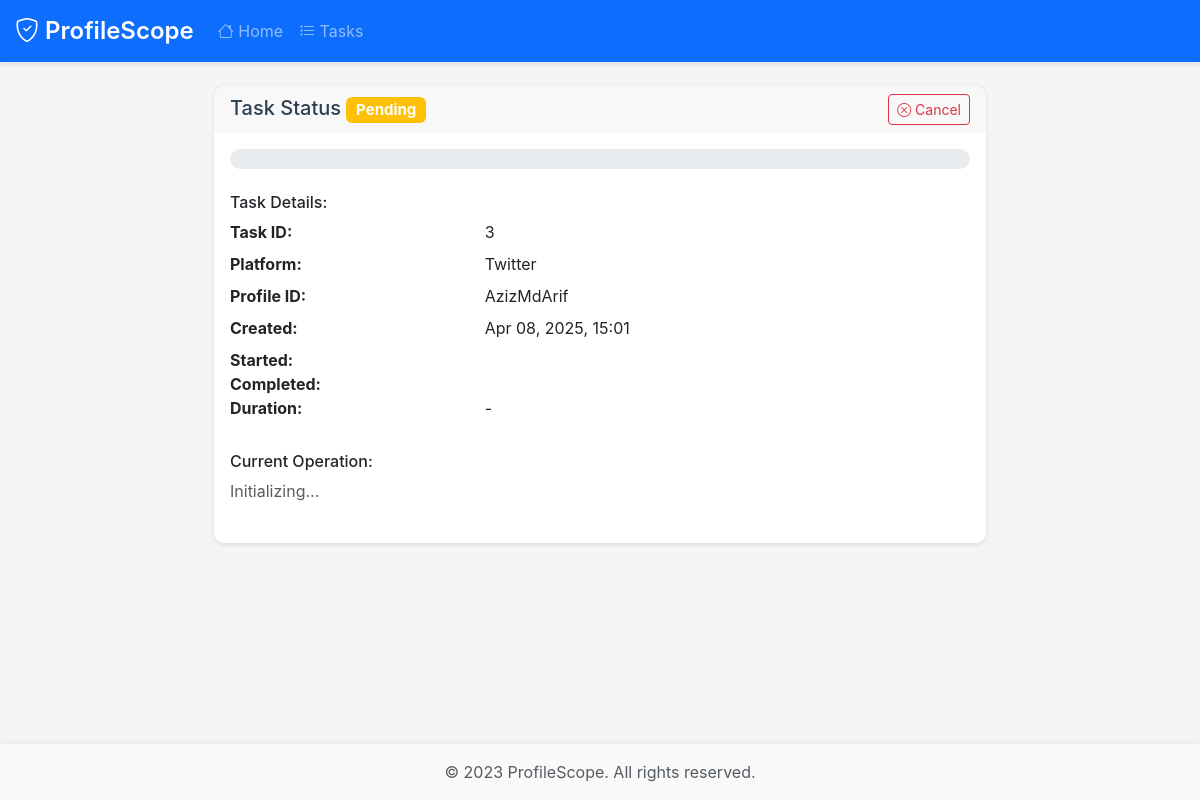
The app's page /tasks/3 with its own data.
### app/web/models/task.py (models this page shows, shortened)
class Task(db.Model):
    id = db.Column(db.Integer, primary_key=True)
    platform = db.Column(db.String(50), nullable=False)
    profile_id = db.Column(db.String(255), nullable=False)
    status = db.Column(db.Enum(TaskStatus), default=TaskStatus.PENDING)
    progress = db.Column(db.Integer, default=0)
    message = db.Column(db.String(255))
    result_path = db.Column(db.String(255))
    error = db.Column(db.Text)
    duration = db.Column(db.Float)
    created_at = db.Column(db.DateTime, default=datetime.utcnow)
    updated_at = db.Column(
        db.DateTime, default=datetime.utcnow, onupdate=datetime.utcnow
    )
    started_at = db.Column(db.DateTime)
    completed_at = db.Column(db.DateTime)

### app/web/routes/views.py (the view)
@views_bp.route("/tasks/<int:task_id>")
def task(task_id):
    task = Task.query.get_or_404(task_id)
    return render_template("task.html", task=task)

### app/web/filters.py (called while the page is built, shortened)
def format_datetime(value):
    if not value:
        return ""
    if isinstance(value, str):
        try:
            value = datetime.fromisoformat(value.replace("Z", "+00:00"))
        except ValueError:
            return value
    return value.strftime("%b %d, %Y, %H:%M")

def format_duration(seconds):
    if not seconds:
        return "-"

def status_badge(status):
    badges = {
        "pending": "warning",
        "processing": "primary",
        "completed": "success",
        "failed": "danger",
    }
    return badges.get(status, "secondary")

def status_badge_class(status_enum):
    if hasattr(status_enum, "value"):
        status = status_enum.value
    else:
        status = str(status_enum).lower()
    return f"bg-{status_badge(status)}"

### app/web/templates/task.html (shortened to what this page needs)
{% extends "base.html" %}
{% block content %}
<div class="container">
    <div class="row justify-content-center">
        <div class="col-md-8">
            <div class="card" id="taskContainer" data-task-id="{{ task.id }}" data-status="{{ task.status }}">
                <div class="card-header d-flex justify-content-between align-items-center">
                    <h5 class="card-title mb-0">
                        Task Status
                        <span class="badge {{ task.status|status_badge_class }}" id="taskStatus">
                            {{ task.status|title }}
                        </span>
                    </h5>
                    {% if task.status in ['pending', 'processing'] %}
                        <button class="btn btn-outline-danger btn-sm" id="cancelTask">
                            <i class="bi bi-x-circle"></i> Cancel
                        </button>
                    {% endif %}
                </div>
                <div class="card-body">
                    <div class="progress mb-4" style="height: 20px;">
                    </div>
                    <div class="mb-4">
                        <h6>Task Details:</h6>
                        <dl class="row">
                            <dt class="col-sm-4">Task ID:</dt>
                            <dd class="col-sm-8">{{ task.id }}</dd>
                            <dt class="col-sm-4">Platform:</dt>
                            <dd class="col-sm-8">{{ task.platform|title }}</dd>
                            <dt class="col-sm-4">Profile ID:</dt>
                            <dd class="col-sm-8">{{ task.profile_id }}</dd>
                            <dt class="col-sm-4">Created:</dt>
                            <dd class="col-sm-8">{{ task.created_at|datetime }}</dd>
                            <dt class="col-sm-4">Started:</dt>
                            <dd class="col-sm-8">{{ task.started_at|datetime }}</dd>
                            <dt class="col-sm-4">Completed:</dt>
                            <dd class="col-sm-8">{{ task.completed_at|datetime }}</dd>
                            <dt class="col-sm-4">Duration:</dt>
                            <dd class="col-sm-8">{{ task.duration|duration }}</dd>
                        </dl>
                    </div>
                    <div class="mb-4">
                        <h6>Current Operation:</h6>
                        <p id="taskMessage" class="text-muted">
                            {{ task.message or 'Initializing...' }}
                        </p>
                    </div>
                </div>
            </div>
        </div>
    </div>
</div>
{% endblock %}

### app/web/static/css/style.css (style rules this page uses)
:root { --primary: #4a6fa5; --secondary: #6c757d; --success: #28a745; --danger: #dc3545; --warning: #ffc107; --info: #17a2b8; --light: #f8f9fa; --dark: #343a40; --primary-color: #2c3e50; --secondary-color: #34495e; --accent-color: #3498db; --success-color: #2ecc71; --warning-color: #f1c40f; --danger-color: #e74c3c; --light-bg: #f8f9fa; --dark-bg: #343a40; }
body { background-color: #f5f5f5; color: #333; min-height: 100vh; display: flex; flex-direction: column; font-family: -apple-system, BlinkMacSystemFont, "Segoe UI", Roboto, "Helvetica Neue", Arial, sans-serif; }
.container { max-width: 1200px; width: 100%; padding-right: 15px; padding-left: 15px; margin-right: auto; margin-left: auto; }
.card { border-radius: 10px; box-shadow: 0 4px 6px rgba(0, 0, 0, 0.1); margin-bottom: 20px; border: none; box-shadow: 0 2px 4px rgba(0, 0, 0, 0.1); transition: box-shadow 0.3s ease; }
.card-header { font-weight: bold; border-bottom: none; }
.card-title { color: var(--primary-color); }
.progress { background-color: #e9ecef; border-radius: 10px; height: 10px; margin-bottom: 10px; border-radius: 1rem; }

### records on screen
Task: status "Pending", id "3", platform "Twitter", profile_id "AzizMdArif", created_at "Apr 08, 2025, 15:01", duration|duration "-", message "Initializing..."
